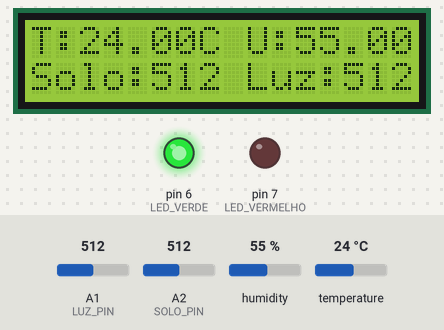
The sketch below on a simulated Arduino Uno, built with avr-gcc and run on an emulated ATmega328P. Shown: 16×2 character LCD, output pins drawn as LEDs (lit = HIGH). Inputs (shaded band) come from the test bench; at power-on: humidity 55 %, A1 (LUZ_PIN) = 512, temperature 24 °C, A2 (SOLO_PIN) = 512. The local clock reads 2024-03-15 10:24:30 at power-on unless the sketch sets it; what the sketch prints to the serial monitor is not drawn.

Above: at 3.2 s.
3.3 s: humidity set to 31 %
At 8.6 s:
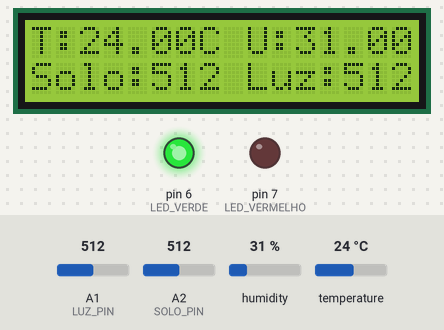
9.0 s: humidity set to 28 %
At 15.9 s:
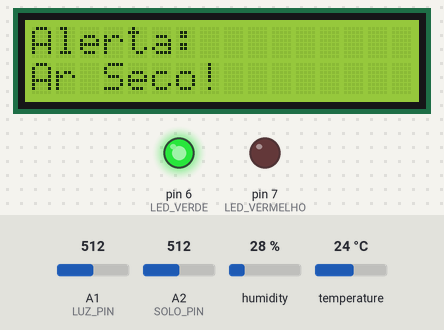
19.4 s: A1 (LUZ_PIN) set to 208
At 20.6 s:
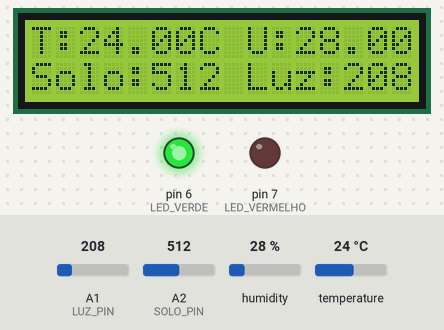
25.1 s: A1 (LUZ_PIN) set to 189
At 32.3 s:
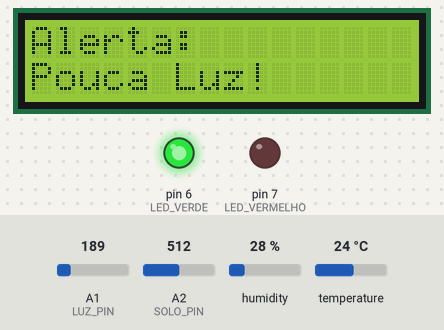
33.1 s: temperature set to 33 °C
At 40.0 s:
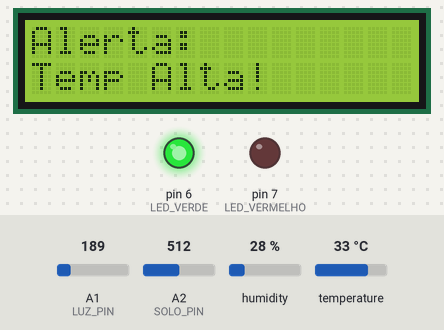
42.2 s: A2 (SOLO_PIN) set to 682
At 48.0 s:
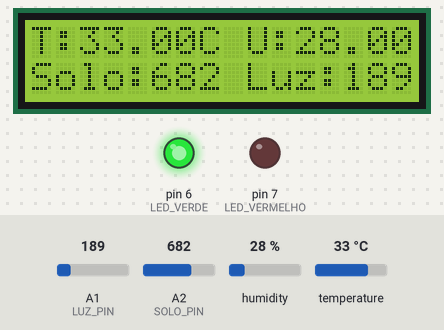
51.4 s: A2 (SOLO_PIN) set to 719
Timing chart, 0 to 59.5 s (numbered marks = the images above; inputs shaded):
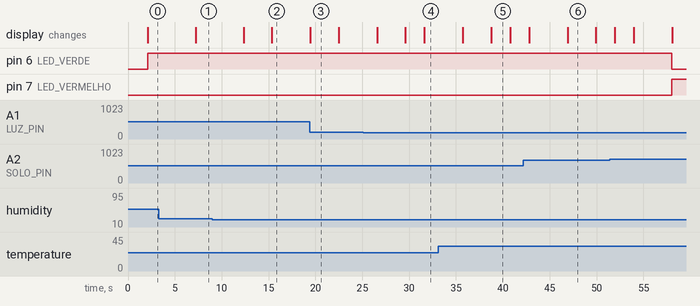

The sketch:

Smartgarden-SemWifi-Alertas.ino
```cpp
#include "DHT.h"
#include <Wire.h>
#include <LiquidCrystal_I2C.h>
#include <Ds1302.h>
#include <TimeLib.h>

//Definições dos pinos
#define DHTPIN 2
#define DHTTYPE DHT22
#define SOLO_PIN A2
#define LUZ_PIN A1
#define LED_VERDE 6
#define LED_VERMELHO 7

DHT dht(DHTPIN, DHTTYPE);

LiquidCrystal_I2C lcd(0x27, 16, 2);

const int CE_PIN = 4;
const int IO_PIN = 5;
const int SCLK_PIN = 3;

Ds1302 rtc(5, 3, 4);

// Variáveis globais dos sensores
float temperatura = 0;
float umidadeAr = 0;
int umidadeSolo = 0;
int luz = 0;
Ds1302::DateTime dataHora;

void setup() {

  Serial.begin(9600);
  dht.begin();
  rtc.init();

  pinMode(LED_VERDE, OUTPUT);
  pinMode(LED_VERMELHO, OUTPUT);

  lcd.init();
  lcd.backlight();
  lcd.print("Smart Garden");

  delay(2000);

}

void loop() {

  lerSensores();
  controlarLED();
  exibirLeiturasLCD();
  exibirAlertasLCD();
  imprimirSerial();

  delay(2000);

}

//Leitura dos Sensores
void lerSensores() {

  temperatura = dht.readTemperature();
  umidadeAr = dht.readHumidity();
  umidadeSolo = analogRead(SOLO_PIN);
  luz = analogRead(LUZ_PIN);
  rtc.getDateTime(&dataHora);

}

//Controle dos LEDs
void controlarLED() {

  bool soloSeco = (umidadeSolo > 700);

  if (soloSeco) {

    digitalWrite(LED_VERMELHO, HIGH);
    digitalWrite(LED_VERDE, LOW);

  } else {

    digitalWrite(LED_VERDE, HIGH);
    digitalWrite(LED_VERMELHO, LOW);

  }

}

// Exibir os valores no LCD
void exibirLeiturasLCD() {

  lcd.clear();
  lcd.setCursor(0, 0);
  lcd.print("T:");
  lcd.print(temperatura);
  lcd.print("C U:");
  lcd.print(umidadeAr);

  lcd.setCursor(0, 1);
  lcd.print("Solo:");
  lcd.print(umidadeSolo);
  lcd.print(" Luz:");
  lcd.print(luz);

  delay(3000);

}

//Exibir alertas no LCD
void exibirAlertasLCD() {

  bool ehNoite = (dataHora.hour >= 18 || dataHora.hour < 6);

  if (temperatura > 30) {

    lcd.clear();

    lcd.setCursor(0, 0);
    lcd.print("Alerta:");

    lcd.setCursor(0, 1);
    lcd.print("Temp Alta!");

    Serial.println("ALERTA: Temperatura Alta!");

    delay(2000);

  }

  if (umidadeAr < 30) {

    lcd.clear();

    lcd.setCursor(0, 0);
    lcd.print("Alerta:");

    lcd.setCursor(0, 1);
    lcd.print("Ar Seco!");

    Serial.println("ALERTA: Umidade do Ar muito baixa!");

    delay(2000);

  }

  if (!ehNoite && luz < 200) {

    lcd.clear();

    lcd.setCursor(0, 0);
    lcd.print("Alerta:");

    lcd.setCursor(0, 1);
    lcd.print("Pouca Luz!");

    Serial.println("ALERTA: Baixa Luminosidade!");

    delay(2000);

  }
}

//Exibir os valores no Serial Monitor
void imprimirSerial() {

  Serial.print("Data: 20");
  Serial.print(dataHora.year);
  Serial.print("/");
  Serial.print(dataHora.month);
  Serial.print("/");
  Serial.print(dataHora.day);
  Serial.print(" Hora: ");
  Serial.print(dataHora.hour);
  Serial.print(":");
  Serial.print(dataHora.minute);
  Serial.print(":");
  Serial.println(dataHora.second);

  Serial.print("Temperatura: ");
  Serial.println(temperatura);
  Serial.print("Umidade do ar: ");
  Serial.println(umidadeAr);
  Serial.print("Umidade do solo: ");
  Serial.println(umidadeSolo);
  Serial.print("Luz: ");
  Serial.println(luz);
  Serial.println("-----------------------");
}
```

Measured:
- the behaviour switches between 30 and 29 % on humidity (found by bisection; images 1 and 2)
- the behaviour switches between 200 and 199 on A1 (LUZ_PIN) (found by bisection; images 3 and 4)
- after the input at 3.3 s, the display: changes after 3.9 s (image 1)
- after the input at 9.0 s, the display: first changes after 3.3 s (image 2 shows a later state)
- after the input at 19.4 s, the display: changes after 0.07 s (image 3)
- after the input at 25.1 s, the display: first changes after 1.5 s (image 4 shows a later state)
- after the input at 51.4 s, pin 6 (LED_VERDE): HIGH → LOW after 6.6 s; pin 7 (LED_VERMELHO): LOW → HIGH after 6.6 s
